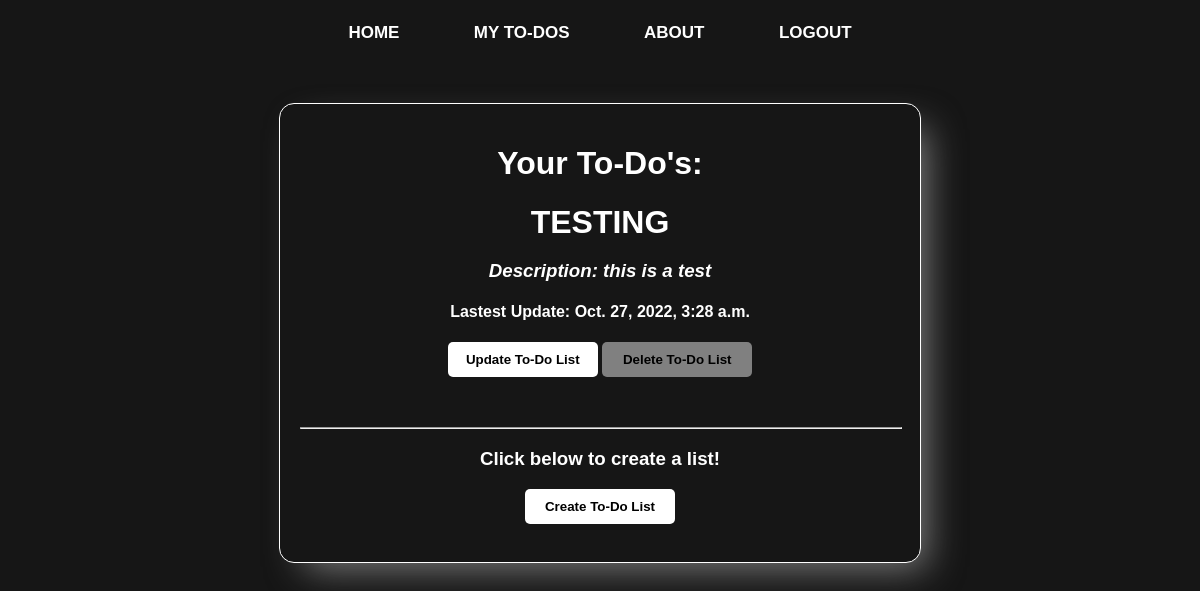
Before: /lists/myList/ (signed in) with the older database file.
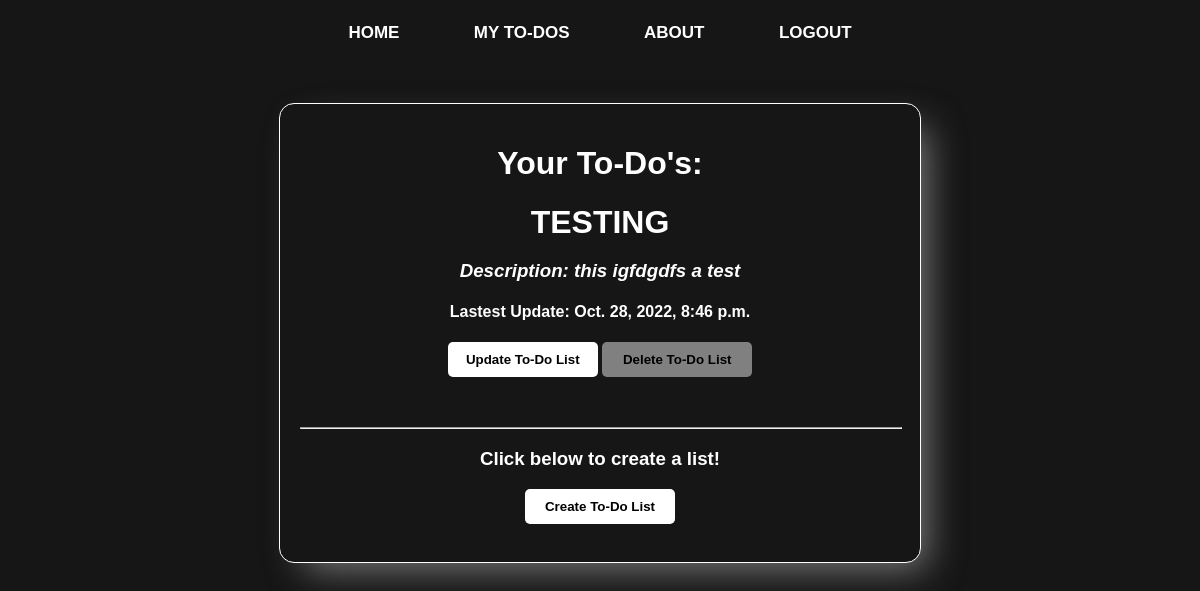
After: the same page with the newer database file.
### lists/models.py (models this page shows, shortened)
class List(models.Model):
    name = models.CharField(max_length=100,unique=True)
    description = models.TextField(max_length=100,blank=True)
    created_at = models.DateTimeField(auto_now_add=True)
    updated_at = models.DateTimeField(auto_now=True)
    user = models.ForeignKey(User,related_name='lists',on_delete=models.CASCADE)
    class Meta:
        ordering = ['name']
    def get_absolute_url(self):
        return reverse("lists:list-detail", kwargs={"pk": self.pk})

### lists/views.py (the view)
# urls.py: path('myList/',views.ListLists.as_view(),name='show-list'),
class ListLists(LoginRequiredMixin,generic.ListView):
    model = List
    template_name = 'lists/list_lists.html'
    login_url = 'accounts:login'
    context_object_name = 'current_lists'
    def get_queryset(self):
        qs = super().get_queryset()
        return qs.filter(user = self.request.user)

### lists/templates/lists/list_lists.html
{% extends 'base.html' %}
{% block content %}
<div class='center-content'>
<h1> Your To-Do's: </h1>
{% for list in current_lists %}
    <div class='list-boxes'>
        <a class='todo-names' href="{{ list.get_absolute_url }}"><h1>{{list.name}}</h1></a>
        <h3 style='font-style: italic;'>Description: {{list.description}}</h3>
        <h4>Lastest Update: {{list.updated_at}}</h4>
        <a href="{% url 'lists:update-list' pk=list.pk %}"><button class='update-buttons'>Update To-Do List</button></a>
        <a href="{% url 'lists:delete-list' pk=list.pk %}"><button class='delete-buttons'>Delete To-Do List</button></a>
    </div>
{% empty %}
    <h2>Currently, you do not have any To-Do's<h2>
{% endfor %}
<hr style='width: 100%; margin-top: 50px;'>
<h3> Click below to create a list! <h3>
    <a href="{% url 'lists:create-list'%}"><button class='create-buttons'>Create To-Do List</button></a>
</div>
{% endblock %}

### templates/base.html (shortened to what this page needs)
<!DOCTYPE html>
{% load static %}
<html lang="en">
<head>
    <link rel="stylesheet" href="{% static 'css/master.css' %}">
</head>
<body>
    <header>
        <div class='container'>
            <nav>
                <ul>
                    {% if user.is_authenticated %}
                    <li><a href="{% url 'homepage' %}">Home</a></li>
                    <li><a href="{% url 'lists:show-list' %}">My To-Dos</a></li>
                    <li><a href="{% url 'aboutpage'%}">About</a></li>
                    <li><a href="{% url 'accounts:logout' %}">Logout</a></li>
                    {% else %}
                    <li><a href="{% url 'homepage' %}">Home</a></li>
                    <li><a href="{% url 'aboutpage' %}">About</a></li>
                    <li><a href="{% url 'accounts:login' %}">Login</a></li>
                    <li><a href="{% url 'accounts:signup' %}">SignUp</a></li>
                    {% endif %}
                </ul>
            </nav>
        </div>
    </header>
    <div class='main-content'>
    {% block content %}{% endblock %}
    </div>
</body>
</html>

### static/css/master.css (style rules this page uses)
body { background: #161616; color: #fff; font-family: sans-serif; }
.container { width: 80%; margin: 0 auto; }
nav ul { margin: 0; padding: 0; text-align: center; list-style: none; }
nav li { display: inline-block; margin-left: 35px; margin-right: 35px; padding-top: 15px; padding-bottom: 10px; position: relative; font-weight: 600; font-size: 17px; }
nav a { color: white; text-decoration: none; text-transform: uppercase; }
nav a::before { content: ''; display: block; height: 5px; background-color: white; position: absolute; top: 0; width: 0%; transition: all ease-in-out 250ms; }
h1, p { margin-bottom: clamp(.5rem, 2%, 1rem); transition: transform .4s ease-in-out, opacity .4s ease-in-out; }
h1 { font-size: clamp(1.5rem, 4vw, 2rem); }
.center-content { margin: auto; margin-bottom: 20px; margin-top: 50px; position: relative; width: max(50vw, 350px - 3vw); background: #161616; border: 1px solid white; border-radius: 15px; box-shadow: 15px 15px 37px -10px #7e7e7e; padding: 20px; text-align: center; }
.create-buttons { appearance: none; -webkit-appearance: none; padding: 10px; border: none; font-weight: 600; border-radius: 5px; width: 150px; font-weight: 900; background-color: white; }
.delete-buttons { appearance: none; -webkit-appearance: none; padding: 10px; border: none; font-weight: 600; border-radius: 5px; width: 150px; font-weight: 900; background-color: grey; }
.update-buttons { appearance: none; -webkit-appearance: none; padding: 10px; border: none; border-radius: 5px; width: 150px; font-weight: 900; background-color: white; }
.todo-names { color: white; text-decoration: none; text-transform: uppercase; }

Changed rows visible on the page:
changed List "TESTING": description "this is a test" → "this igfdgdfs a test"; updated_at "Oct. 27, 2022, 3:28 a.m." → "Oct. 28, 2022, 8:46 p.m."
